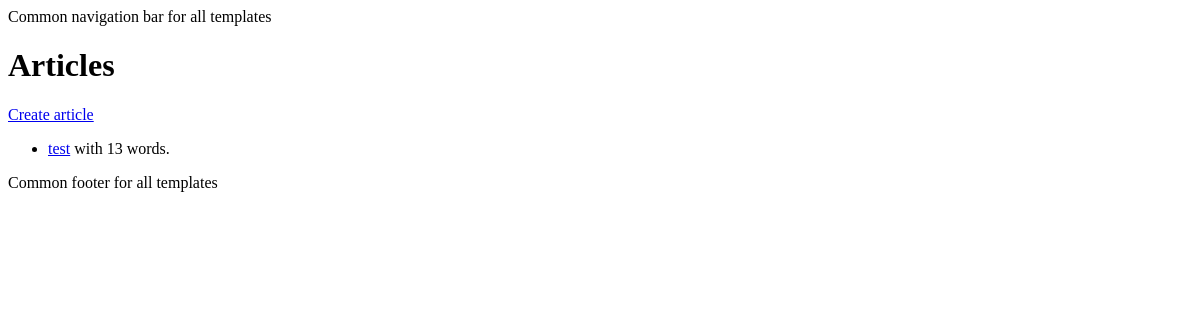
/articles/, run on an earlier commit of the app's database.
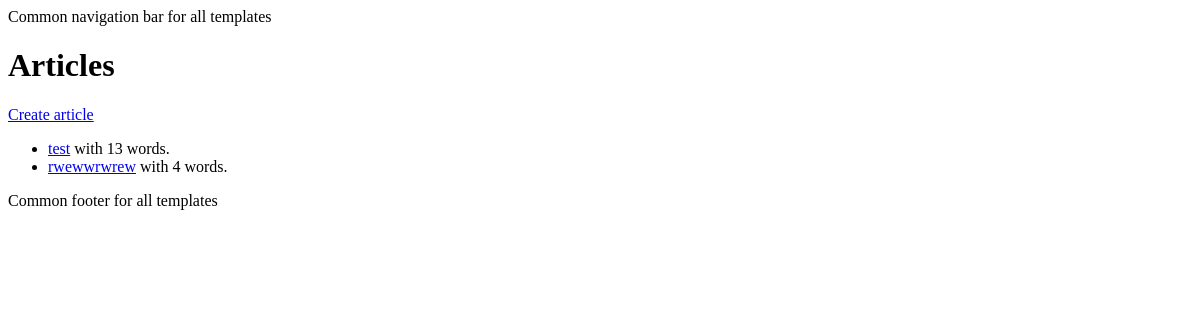
And on a later commit of the database.
### app/models.py (models this page shows, shortened)
class Article(models.Model):
    title = models.CharField(max_length=100)
    content = models.TextField(blank=True, default="")
    word_count = models.IntegerField(blank=True, default="")
    twitter_post = models.TextField(blank=True, default="")
    status = models.CharField(
        max_length=20,
        choices=ARTICLE_STATUS,
        default="draft",
    )
    created_at = models.DateTimeField(auto_now_add=True)
    updated_at = models.DateTimeField(auto_now=True)

### app/views.py (the view)
# urls.py: path("", ArticleListView.as_view(), name="home"),
class ArticleListView(ListView):
    template_name = "app/home.html"
    model = Article
    context_object_name = "articles"

### templates/app/home.html
{% extends "app/base.html" %} {% block content %}
<h1>Articles</h1>
<a href="{% url 'create_article' %}">Create article</a>
{% if articles %}
<ul>
  {% for article in articles %}
  <li>
    <a href="{% url 'update_article' article.id %}">{{ article.title }}</a> with
    {{ article.word_count }} words.
  </li>
  {% endfor %}
</ul>
{% else %}
<p>You have no articles yet.</p>
{% endif %} {% endblock content %}

What changed in the data, as far as the page shows it:
added Article: title "rwewwrwrew", word_count "4"
